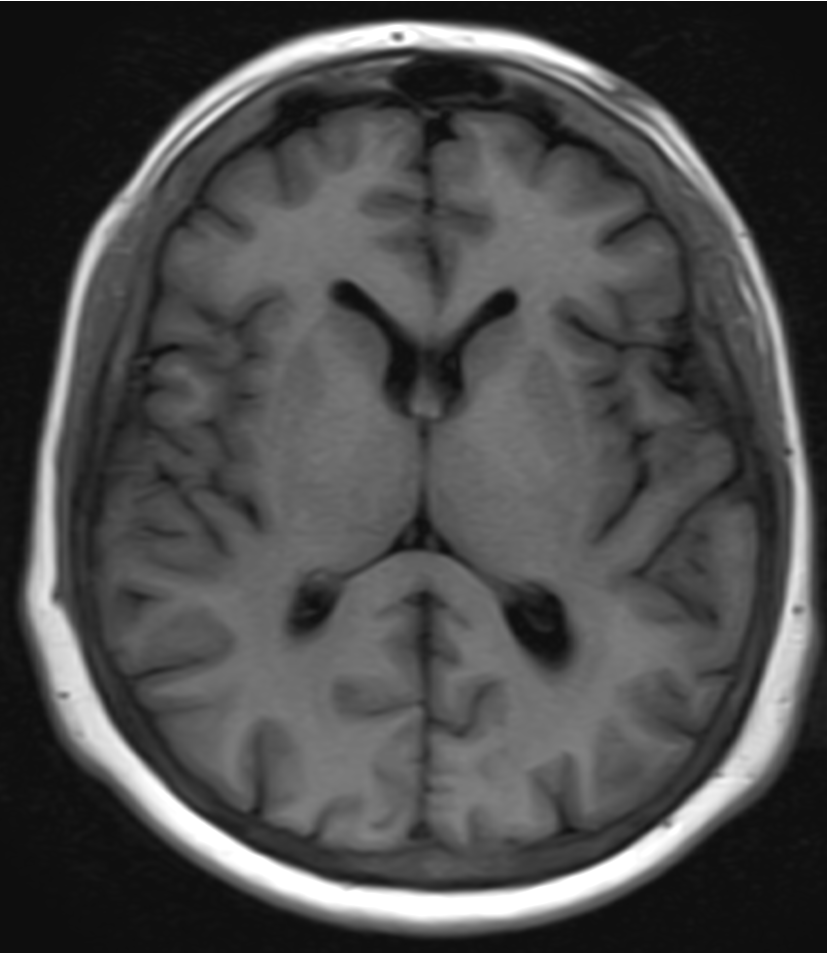
%> input picture FINAL TAKE HOME/Head-CT.png, 827 x 953 px
$ octave F3.m   (GNU Octave 9; MATLAB toolbox functions it lacks are replaced by stand-ins)
%> lines starting %> are read from the running program, lines starting %| are printed output that depends on the picture
clc;
clear all;
close all;
%% QUESTION 3
%%
I = imread("Head-CT.png");
%> I is the input picture: size 953x827 uint8; min 14, max 255, mean 75.2
if size(I,3) == 3
    graycoded_I = rgb2gray(I); % converting rgb to gray code
else
    graycoded_I = I;
end
reshaped_I = reshape(graycoded_I, [], 1);
k = [3, 9, 15]; % k values to be tried
figure;
for i = 1:length(k)
    [cluster_I_dx, ~] = kmeans(double(reshaped_I), k(i), "Distance", "sqEuclidean", "Replicates", 3);
    clustered_I = reshape(cluster_I_dx, size(graycoded_I));
    max_value = max(clustered_I(:));
    clustered_I_scaled = uint8(clustered_I * (255 / max_value));

    subplot(1,3,i)
    imshow(clustered_I_scaled, []), title(["k-means clustering with k = ", num2str(k(i))]);
end
%> this loop made 3 passes
%> max_value on passes 1 to 3: 3, 9, 15
%> pass 1, `clustered_I = reshape(cluster_I_dx, size(graycoded_I));`:
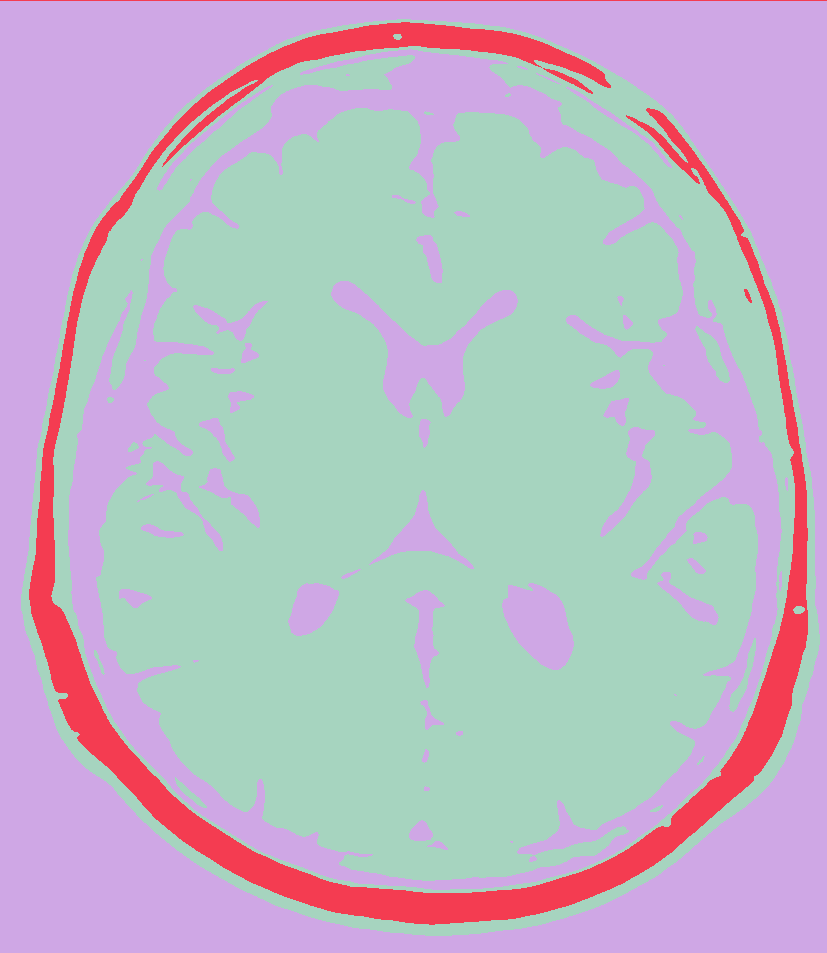
%> clustered_I: size 953x827 double; 3 distinct labels, from 1 to 3; one colour per label, 0 black
%> pass 1, `clustered_I_scaled = uint8(clustered_I * (255 / max_value));`:
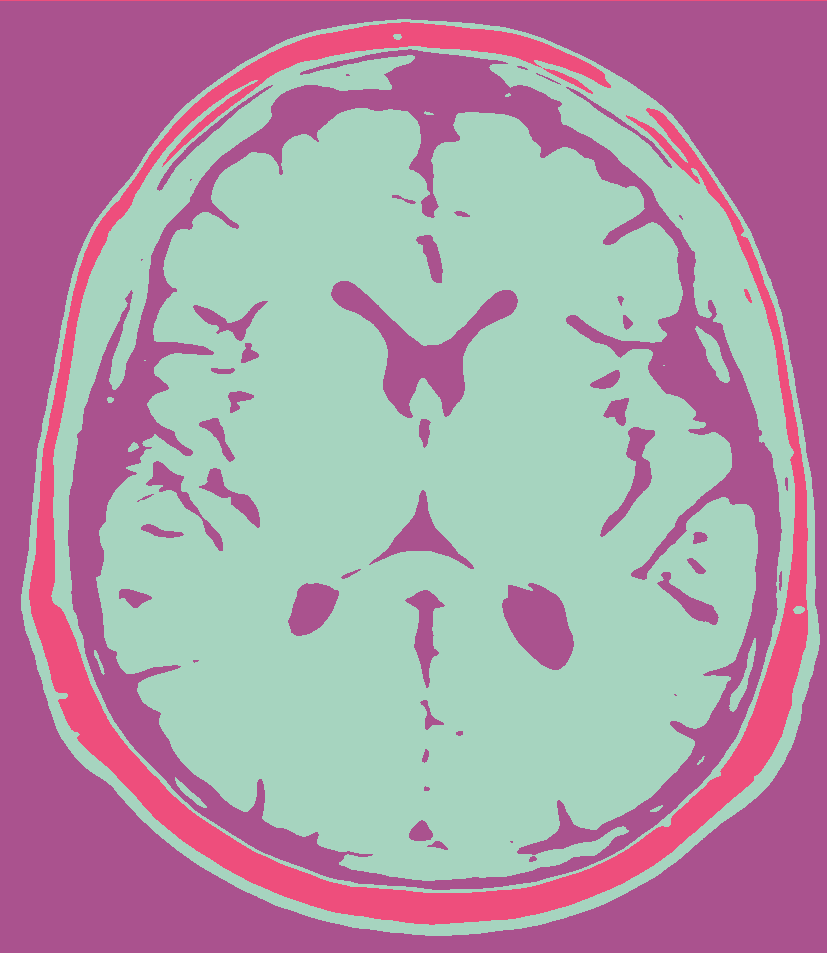
%> clustered_I_scaled: size 953x827 uint8; 3 distinct labels, from 85 to 255; one colour per label, 0 black
%> pass 2, `clustered_I = reshape(cluster_I_dx, size(graycoded_I));`:
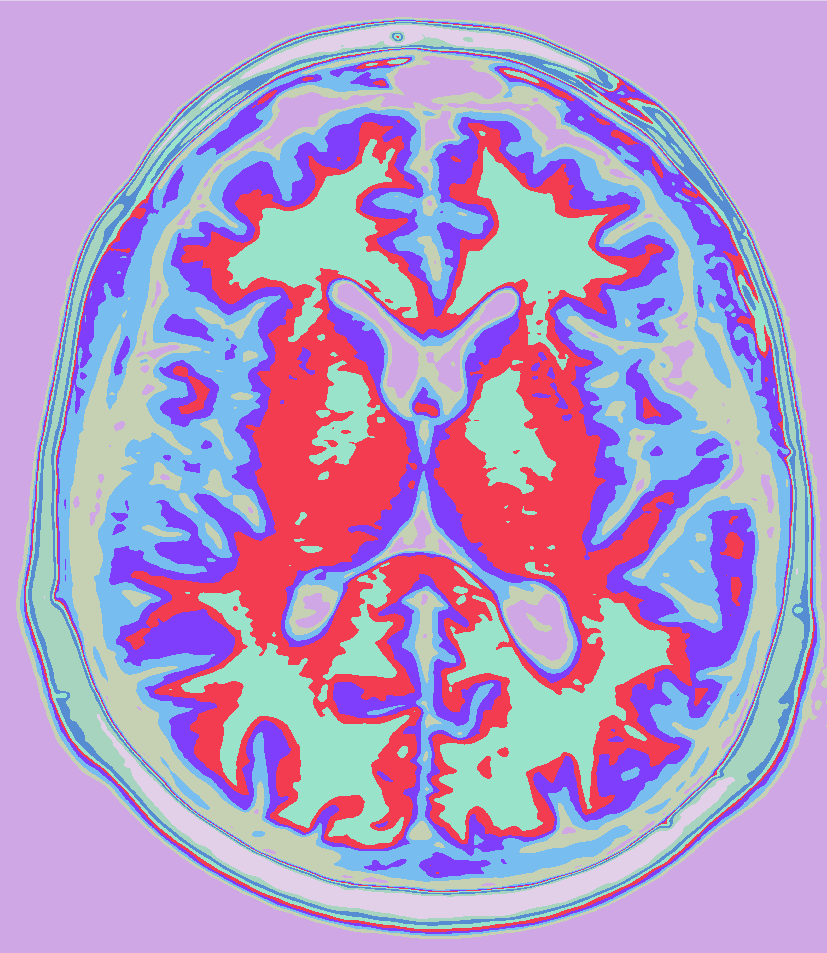
%> clustered_I: size 953x827 double; 9 distinct labels, from 1 to 9; one colour per label, 0 black
%> pass 2, `clustered_I_scaled = uint8(clustered_I * (255 / max_value));`:
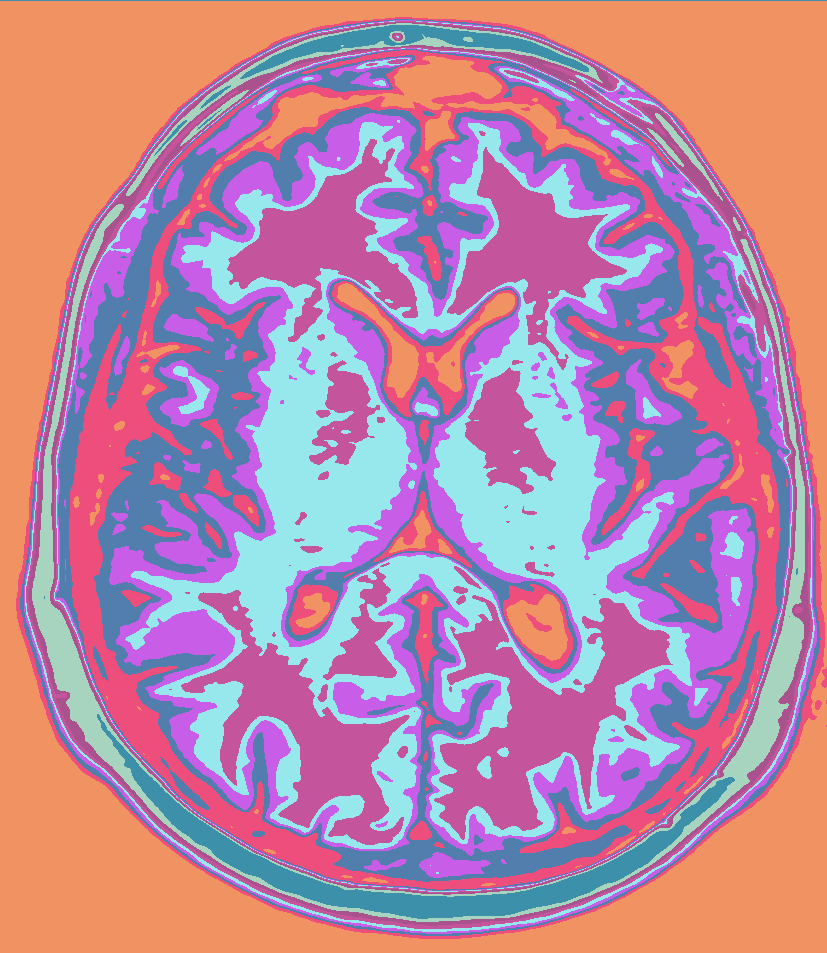
%> clustered_I_scaled: size 953x827 uint8; 9 distinct labels, from 28 to 255; one colour per label, 0 black
%> after the loop:
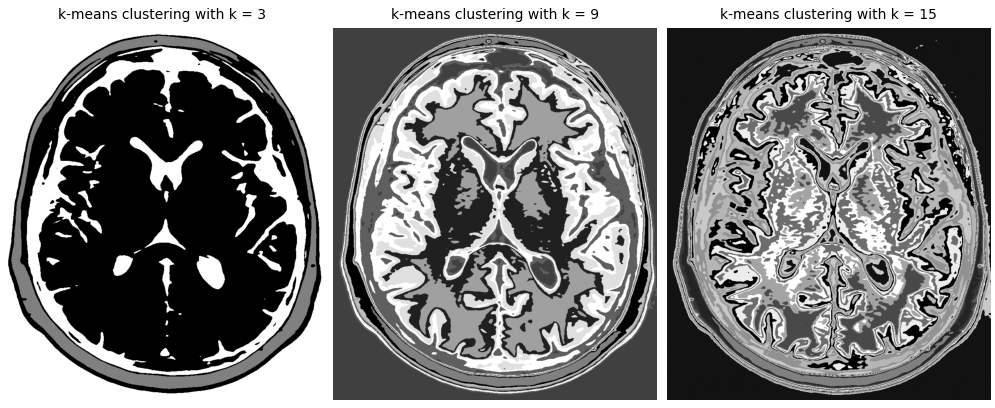
%> figure redrawn from the program's plot data, 3 panels
